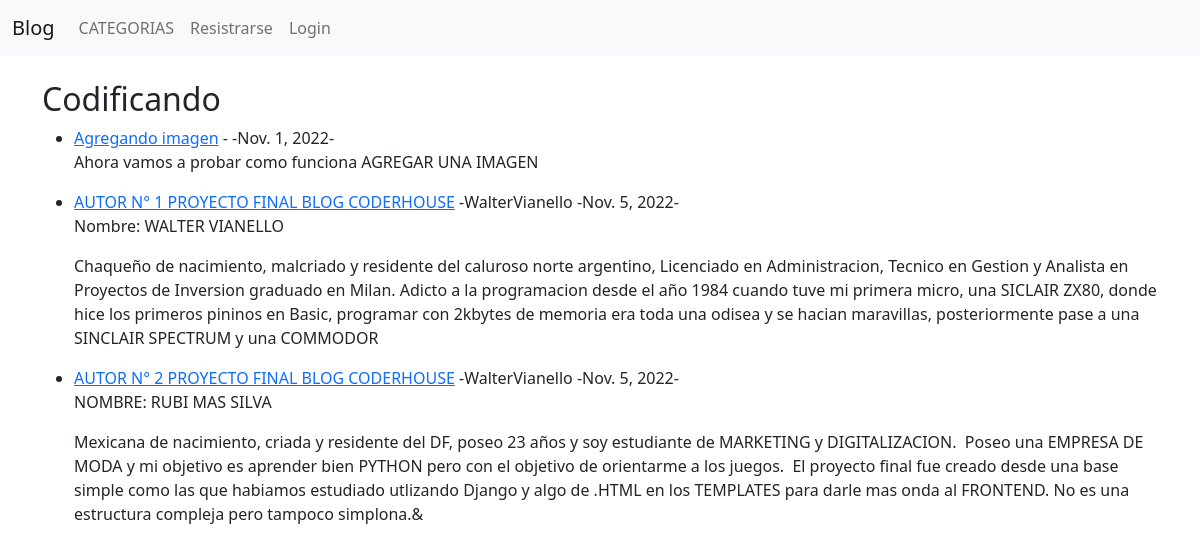
The app's page /category/codificando/ with its own data.
### theblog/models.py (models this page shows, shortened)
class Post(models.Model):
    title=models.CharField(max_length=255)
    header_image=models.ImageField(null=True,blank=True, upload_to="images/")
    title_tag=models.CharField(max_length=255)
    author=models.ForeignKey(User,on_delete=models.CASCADE)
    body=RichTextField(blank=True, null=True)
    post_date=models.DateField(auto_now_add=True)
    category=models.CharField(max_length=255, default="No categorizado")
    snippet=models.CharField(max_length=255)
    likes=models.ManyToManyField(User, related_name="blog_posts")

### theblog/views.py (the view)
# urls.py: path("category/<str:cats>/",CategoryView,name="category"),
def CategoryView(request,cats):
    category_posts=Post.objects.filter(category=cats.replace("-"," "))
    return render(request, "categories.html",{"cats":cats.title().replace("-"," "),"category_posts":category_posts})

### theblog/templates/categories.html (shortened to what this page needs)
{%extends "base.html"%}
{%block content%}
{%if category_posts%}
    <h2>{{cats}}</h2>
    <ul>
    {%for post in category_posts%}
        <li><a href={%url "article_detail" post.pk%}>{{post.title}}</a>
            -{{post.author.first_name}}{{post.author.last_name}}
            -{{post.post_date}}- <br/>
        {{post.body|slice:":500"|safe}}</li>
    {%endfor%}
</ul>
{%else%}
    <h2>Lo siento esta pagina no existe!</h2>
{%endif%}
{% endblock %}

### records on screen
Post: title "Agregando imagen", post_date "Nov. 1, 2022", body "Ahora vamos a probar como funciona AGREGAR UNA IMAGEN"
Post: title "AUTOR N° 1 PROYECTO FINAL BLOG CODERHOUSE", author.first_name "Walter", author.last_name "Vianello", post_date "Nov. 5, 2022", body "Nombre: WALTER VIANELLO Chaqueño de nacimiento, malcriado y residente del caluroso norte argentino, Licenciado en Administracion, Tecnico en Gestion y Analista en Proyectos de Inversion graduado en Milan. Adicto a la programacion desde el año 1984 cuando tuve mi primera micro, una SICLAIR ZX80, donde hice los primeros pininos en Basic, programar con 2kbytes de memoria era toda una odisea y se hacian maravillas, posteriormente pase a una SINCLAIR SPECTRUM y una COMMODOR"
Post: title "AUTOR N° 2 PROYECTO FINAL BLOG CODERHOUSE", author.first_name "Walter", author.last_name "Vianello", post_date "Nov. 5, 2022", body "NOMBRE: RUBI MAS SILVA Mexicana de nacimiento, criada y residente del DF, poseo 23 años y soy estudiante de MARKETING y DIGITALIZACION. Poseo una EMPRESA DE MODA y mi objetivo es aprender bien PYTHON pero con el objetivo de orientarme a los juegos. El proyecto final fue creado desde una base simple como las que habiamos estudiado utlizando Django y algo de .HTML en los TEMPLATES para darle mas onda al FRONTEND. No es una estructura compleja pero tampoco simplona.&"

### other values on screen
{{ cats }} "Codificando"
